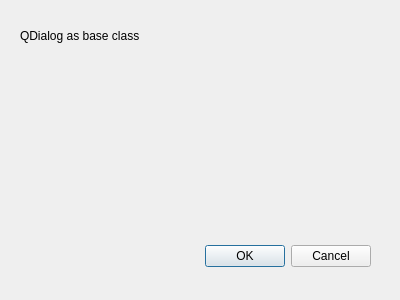
<?xml version="1.0" encoding="UTF-8"?>
<ui version="4.0">
 <class>Dialog</class>
 <widget class="QDialog" name="Dialog">
  <property name="geometry">
   <rect>
    <x>0</x>
    <y>0</y>
    <width>400</width>
    <height>300</height>
   </rect>
  </property>
  <property name="windowTitle">
   <string>Dialog</string>
  </property>
  <widget class="QDialogButtonBox" name="buttonBox">
   <property name="geometry">
    <rect>
     <x>30</x>
     <y>240</y>
     <width>341</width>
     <height>32</height>
    </rect>
   </property>
   <property name="orientation">
    <enum>Qt::Horizontal</enum>
   </property>
   <property name="standardButtons">
    <set>QDialogButtonBox::Cancel|QDialogButtonBox::Ok</set>
   </property>
  </widget>
  <widget class="QLabel" name="label">
   <property name="geometry">
    <rect>
     <x>20</x>
     <y>20</y>
     <width>171</width>
     <height>31</height>
    </rect>
   </property>
   <property name="text">
    <string>QDialog as base class</string>
   </property>
  </widget>
 </widget>
 <resources/>
 <connections>
  <connection>
   <sender>buttonBox</sender>
   <signal>accepted()</signal>
   <receiver>Dialog</receiver>
   <slot>accept()</slot>
   <hints>
    <hint type="sourcelabel">
     <x>248</x>
     <y>254</y>
    </hint>
    <hint type="destinationlabel">
     <x>157</x>
     <y>274</y>
    </hint>
   </hints>
  </connection>
  <connection>
   <sender>buttonBox</sender>
   <signal>rejected()</signal>
   <receiver>Dialog</receiver>
   <slot>reject()</slot>
   <hints>
    <hint type="sourcelabel">
     <x>316</x>
     <y>260</y>
    </hint>
    <hint type="destinationlabel">
     <x>286</x>
     <y>274</y>
    </hint>
   </hints>
  </connection>
 </connections>
</ui>
